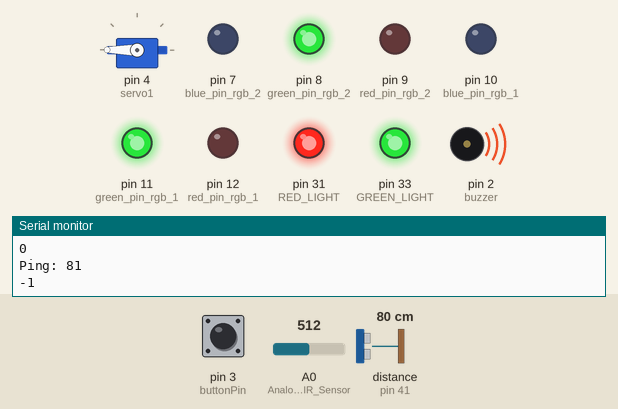
Simulated run of this sketch. Board: Arduino Mega 2560, built with avr-gcc and run on an emulated ATmega2560. Shown: servo, output pins drawn as LEDs (lit = HIGH), buzzer (waves = sounding, pin HIGH), the last lines printed to the serial monitor. The inputs (shaded band) are chosen by the test bench; at power-on: pin 3 (buttonPin) LOW, distance to the obstacle (sensor on pin 41) 80 cm, A0 (Analog_Pin_IR_Sensor) = 512. The echo pulse lasts 58.3 µs per cm; pins used as bus, display or sensor lines are not drawn.

Above: at 1.2 s.
1.3 s: pin 3 (buttonPin) pulled HIGH for 1 s
4.3 s: distance to the obstacle (sensor on pin 41) set to 6 cm
5.8 s: distance to the obstacle (sensor on pin 41) set to 3 cm
At 7.0 s:
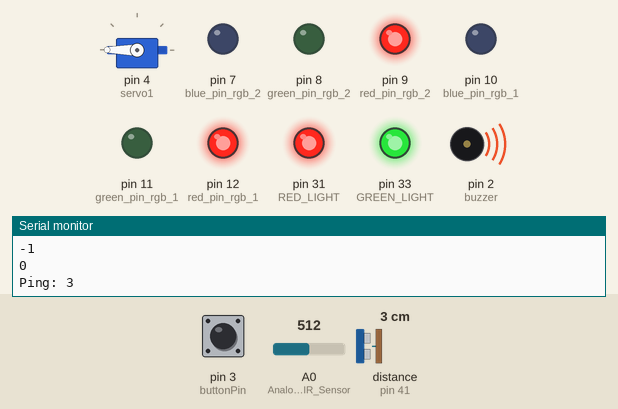
7.3 s: A0 (Analog_Pin_IR_Sensor) set to 440
8.8 s: A0 (Analog_Pin_IR_Sensor) set to 417
At 9.8 s:
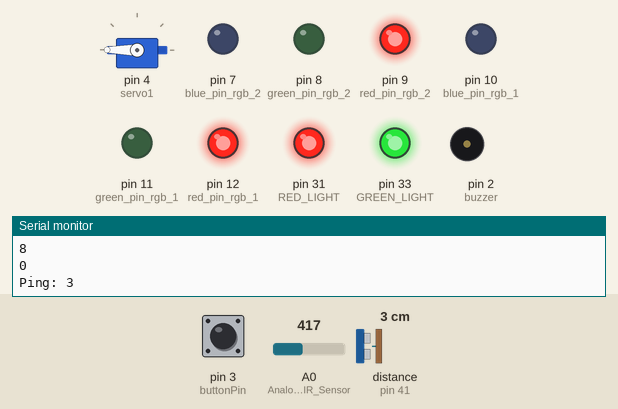
10.3 s: pin 3 (buttonPin) pulled HIGH for 0.15 s
At 11.0 s:
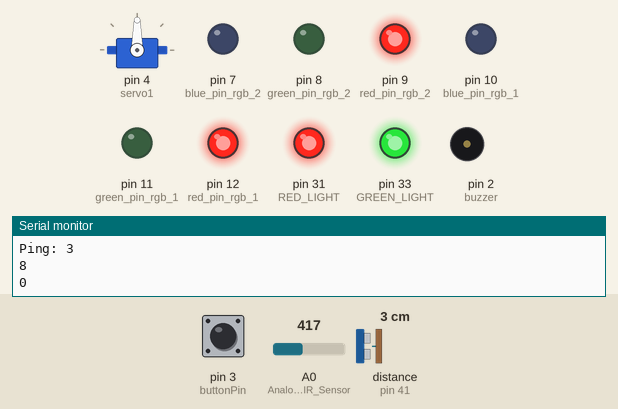
Timing chart, 0 to 12.9 s (numbered marks = the images above; inputs shaded):
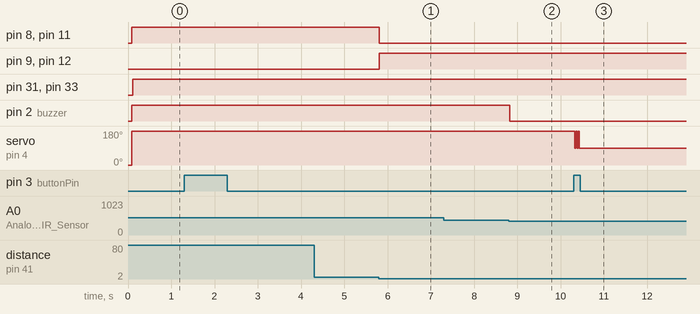

The sketch:

main.ino
```cpp
#include <SPI.h>
#include <MFRC522.h>
#include <Servo.h>
#include <Keypad.h>
#include <NewPing.h>

// servo motor stuff
int close_pos=180;
int open_pos=90 ;

// IR pins

#define Analog_Pin_IR_Sensor A0 // IR Sensor
#define GPIOL 45
int IR_Sensor_Value;
int IR_Sensor_Distance;

// RGB_1 pins
#define red_pin_rgb_1 12
#define green_pin_rgb_1 11
#define blue_pin_rgb_1 10

// RGB_2 pins
#define red_pin_rgb_2 9
#define green_pin_rgb_2 8
#define blue_pin_rgb_2 7

// Ultrasonic pins
#define TRIGGER_PIN 40
#define ECHO_PIN 41
#define MAX_DISTANCE 200
int ultrasonic_distance;
NewPing sonar(TRIGGER_PIN, ECHO_PIN, MAX_DISTANCE); // NewPing setup of pins and maximum distance

// Christmas Lights
#define RED_LIGHT 31
#define GREEN_LIGHT 33


// Buzzer Pins
#define buzzer 2

// Button Pin
#define buttonPin 3
boolean buttonState = false;         // variable for reading the pushbutton status
int button_counter = 0;

// RFID Pins
#define RST_PIN 48        // Configurable, see typical pin layout above
#define SS_PIN 53         // Configurable, see typical pin layout above
int pos = 0;    // variable to store the servo position
boolean garage = false;
int i=0;
Servo servo1;
MFRC522 mfrc522(SS_PIN, RST_PIN);  // Create MFRC522 instance

// Keybad Pins
const byte ROWS = 4; //four rows
const byte COLS = 4; //four columns
//define the cymbols on the buttons of the keypads
char hexaKeys[ROWS][COLS] = {
  {'1','2','3','A'},
  {'4','5','6','B'},
  {'7','8','9','C'},
  {'*','0','#','D'}
};
byte rowPins[ROWS] = {22, 24, 26, 28}; //connect to the row pinouts of the keypad
byte colPins[COLS] = {30, 32, 34, 36}; //connect to the column pinouts of the keypad

//initialize an instance of class NewKeypad
Keypad customKeypad = Keypad( makeKeymap(hexaKeys), rowPins, colPins, ROWS, COLS);

const String password = "1234"; // change your password here
String input_password;

void setup()
{
  Serial.begin(9600);   // Initialize serial communications with the PC
  pinMode(red_pin_rgb_1, OUTPUT);
  pinMode(green_pin_rgb_1, OUTPUT);
  pinMode(blue_pin_rgb_1, OUTPUT);
  pinMode(red_pin_rgb_2, OUTPUT);
  pinMode(green_pin_rgb_2, OUTPUT);
  pinMode(blue_pin_rgb_2, OUTPUT);
  pinMode(buzzer,OUTPUT);
  pinMode(buttonPin, INPUT);
  pinMode(RED_LIGHT, OUTPUT);
  pinMode(GREEN_LIGHT, OUTPUT);


  // RFID Stuff
  SPI.begin();      // Init SPI bus
  mfrc522.PCD_Init();   // Init MFRC522
  servo1.attach(4);
  servo1.write(0);
  mfrc522.PCD_DumpVersionToSerial();  // Show details of PCD - MFRC522 Card Reader details
  Serial.println(F("Scan PICC to see UID, SAK, type, and data blocks..."));
}

void loop()
{
  ultrasonic_reading();
  IR_Sensor();
  RFID();
  keypad_dial();
  button();
  ChristmasLights();
}
void buzzer_activate(){
  digitalWrite(buzzer, HIGH); // produce sound
}

void buzzer_deactivate(){
  digitalWrite(buzzer, LOW); // produce sound
}

void IR_Sensor(){
  IR_Sensor_Value = analogRead(Analog_Pin_IR_Sensor);
  IR_Sensor_Distance = -0.1005*(IR_Sensor_Value) + 50;// read the input pin
  Serial.println(IR_Sensor_Distance);
  if (IR_Sensor_Distance < 7){
    servo1.write(close_pos);
    buzzer_activate();
    }
  else{
    buzzer_deactivate();
    }
}

void setColor_rgb1(int red, int green, int blue)
{
  #ifdef COMMON_ANODE
    red = 255 - red;
    green = 255 - green;
    blue = 255 - blue;
  #endif
  analogWrite(red_pin_rgb_1, red);
  analogWrite(green_pin_rgb_1, green);
  analogWrite(blue_pin_rgb_1, blue);
}

void setColor_rgb2(int red, int green, int blue)
{
  #ifdef COMMON_ANODE
    red = 255 - red;
    green = 255 - green;
    blue = 255 - blue;
  #endif
  analogWrite(red_pin_rgb_2, red);
  analogWrite(green_pin_rgb_2, green);
  analogWrite(blue_pin_rgb_2, blue);
}


void button(){
  buttonState = digitalRead(buttonPin);
  Serial.println(buttonState);
  if (buttonState == true){
    button_counter++;
    if ( (button_counter % 2) != 0) {
    servo1.write(close_pos);
    }
    if ( (button_counter % 2) == 0) {
    servo1.write(open_pos);
    }
    }
}

void ultrasonic_reading(){
  //delay(50);                     // Wait 50ms between pings (about 20 pings/sec). 29ms should be the shortest delay between pings. (we proservo_pulse_milisecondsdon't need this anymore)
  ultrasonic_distance = sonar.ping_cm();
  Serial.println("Ping: " + String(ultrasonic_distance)); // Send ping, get distance in cm and print result (0 = outside set distance range)
  if (ultrasonic_distance<5){

    setColor_rgb1(255,0,0);
    setColor_rgb2(255,0,0);
    }
   else{
    setColor_rgb1(0,255,0);
    setColor_rgb2(0,255,0);
    }

}

void keypad_dial(){
  char key = customKeypad.getKey();

    if (key){
    Serial.println(key);

    if(key == '*') {
      input_password = ""; // clear input password
    } else if(key == '#') {
      if(password == input_password) {
        Serial.println("password is correct");
        servo1.write(close_pos);
        // DO YOUR WORK HERE

      } else {
        Serial.println("password is incorrect, try again");
      }

      input_password = ""; // clear input password
    } else {
      input_password += key; // append new character to input password string
    }
}
}

void RFID(){

  if ( ! mfrc522.PICC_IsNewCardPresent()) {
    return;
  }

  // Select one of the cards
  if ( ! mfrc522.PICC_ReadCardSerial()) {
    return;
  }

//Show UID on serial monitor
  Serial.print("UID tag :");
  String content= "";
  byte letter;
  for (byte i = 0; i < mfrc522.uid.size; i++)
  {
     Serial.print(mfrc522.uid.uidByte[i] < 0x10 ? " 0" : " ");
     Serial.print(mfrc522.uid.uidByte[i], HEX);
     content.concat(String(mfrc522.uid.uidByte[i] < 0x10 ? " 0" : " "));
     content.concat(String(mfrc522.uid.uidByte[i], HEX));
  }
  Serial.println();
  Serial.print("Message : ");
  content.toUpperCase();
  if (content.substring(1) == "C4 72 67 A3" || content.substring(1) == "E2 A5 F7 1B") //change here the UID of the card/cards that you want to give access
  {
    Serial.println("Authorized access");
    Serial.println();
    delay(1000);
    i++;
    if ( (i % 2) != 0) {
    servo1.write(close_pos);
    }
    if ( (i % 2) == 0) {
    servo1.write(open_pos);
    }

  }
  else
  {
    Serial.println(" Access denied");
    Serial.println();
  }
  }

void ChristmasLights(){
  digitalWrite(RED_LIGHT, HIGH);
  digitalWrite(GREEN_LIGHT, HIGH);
}
```

Measured:
- the behaviour switches between 5 and 4 cm on distance to the obstacle (sensor on pin 41) (found by bisection; images 0 and 1)
- the behaviour switches between 428 and 427 on A0 (Analog_Pin_IR_Sensor) (found by bisection; images 1 and 2)
- after the input at 5.8 s, pin 8 (green_pin_rgb_2), pin 11 (green_pin_rgb_1): HIGH → LOW at once; pin 9 (red_pin_rgb_2), pin 12 (red_pin_rgb_1): LOW → HIGH at once
- after the input at 8.8 s, pin 2 (buzzer): HIGH → LOW at once
- after the input at 10.3 s, servo on pin 4 (servo1): 180° → 90° at once
